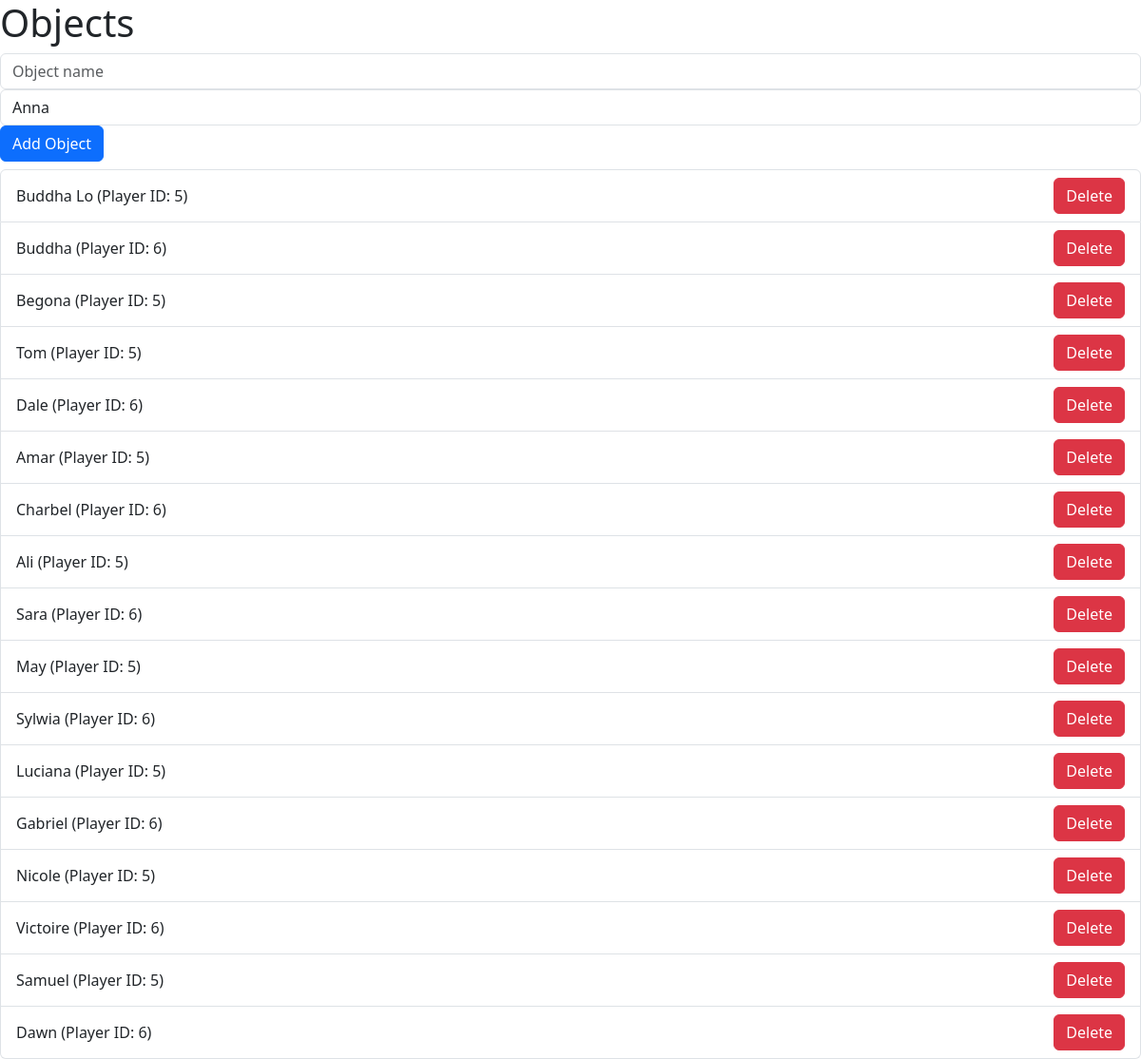
Page /objects on the committed database.
### tables this page shows
CREATE TABLE "objects" (
	"id"	INTEGER PRIMARY KEY AUTOINCREMENT,
	"name"	TEXT NOT NULL,
	"player_id"	INTEGER,
	"eliminated"	INTEGER,
	FOREIGN KEY("player_id") REFERENCES "players"("id")
);

### app.py (the view)
@app.route('/objects', methods=['GET', 'POST'])
def objects():
    if request.method == 'POST':
        query_db('INSERT INTO objects (name, player_id) VALUES (?, ?)', (request.form['name'], request.form['player_id']))
        return redirect(url_for('objects'))
    objects = query_db('SELECT * FROM objects')
    players = query_db('SELECT * FROM players')
    return render_template('objects.html', objects=objects, players=players)

### app.py (called while the page is built)
def query_db(query, args=(), one=False):
    conn = sqlite3.connect('fantasy.db')
    cur = conn.cursor()
    cur.execute(query, args)
    results = cur.fetchall()
    conn.commit()
    conn.close()
    return (results[0] if results else None) if one else results

### templates/objects.html (shortened to what this page needs)
<!DOCTYPE html>
<html lang="en">
<head>
    <link href="https://cdn.jsdelivr.net/npm/bootstrap@5.3.0-alpha3/dist/css/bootstrap.min.css" rel="stylesheet">
</head>
<body>
    <h1>Objects</h1>
    <form method="post" action="{{ url_for('objects') }}" class="form-inline my-2">
        <input type="text" name="name" placeholder="Object name" class="form-control mr-2">
        <select name="player_id" class="form-control mr-2">
        {% for player in players %}
            <option value="{{ player[0] }}">{{ player[1] }}</option>
        {% endfor %}
        </select>
        <button type="submit" class="btn btn-primary">Add Object</button>
    </form>
    <ul class="list-group">
    {% for object in objects %}
        <li class="list-group-item d-flex justify-content-between align-items-center">
            {{ object[1] }} (Player ID: {{ object[2] }})
            <form method="post" action="{{ url_for('delete_object', object_id=object[0]) }}">
                <button type="submit" class="btn btn-danger" onclick="return confirmDelete('object');">Delete</button>
            </form>
        </li>
    {% endfor %}
    </ul>
</body>
</html>

### rows in the picture
objects: name "Buddha Lo", player "5"
objects: name "Buddha", player "6"
objects: name "Begona", player "5"
objects: name "Tom", player "5"
objects: name "Dale", player "6"
objects: name "Amar", player "5"
objects: name "Charbel", player "6"
objects: name "Ali", player "5"
objects: name "Sara", player "6"
objects: name "May", player "5"
objects: name "Sylwia", player "6"
objects: name "Luciana", player "5"
objects: name "Gabriel", player "6"
objects: name "Nicole", player "5"
objects: name "Victoire", player "6"
objects: name "Samuel", player "5"
objects: name "Dawn", player "6"

### other values in the picture
form field player_id "Anna"
